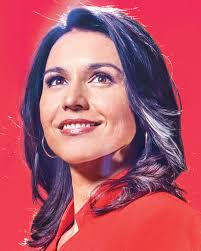
#> input picture testImages/tulsigabbard1.jpg, 201 x 251 px, found by its file name
$ jupyter execute --allow-errors Person_Classifier_Model.ipynb   (shell and % lines are left out)
#> lines starting #> are read from the running program, lines starting #| are printed output that depends on the picture
[cell 1]
import numpy as np
import cv2
import matplotlib
from matplotlib import pyplot as plt
projectFolder = "/Image_identification"

[cell 2]
img = cv2.imread(projectFolder + "/testImages/tulsigabbard1.jpg")
#> img is the input picture: shape (251, 201, 3); mean B, G, R 105, 86.2, 183.9
img.shape
#> Out = (251, 201, 3)

[cell 3]
plt.imshow(img)

[cell 4]
gray = cv2.cvtColor(img, cv2.COLOR_BGR2GRAY)
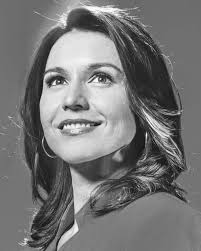
#> gray: shape (251, 201); min 4, max 254, mean 117.6
gray.shape
#> Out = (251, 201)

[cell 5]
gray

[cell 6]
plt.imshow(gray, cmap='gray')

[cell 7]
face_cascade = cv2.CascadeClassifier("haarcascade_frontalface_default.xml")
eye_cascade = cv2.CascadeClassifier("haarcascade_eye.xml")
faces = face_cascade.detectMultiScale(gray, 1.3, 5)
#> faces = [[22, 35, 114, 114]]
faces
#> Out = [[22, 35, 114, 114]]

[cell 8]
(x,y,w,h) = faces[0]
#> x = 22; y = 35; w = 114; h = 114
x,y,w,h
#> Out = (22, 35, 114, 114)

[cell 9]
face_img = cv2.rectangle(img,(x,y),(x+w,y+h),(255,0,0),2)
plt.imshow(face_img)

[cell 10]
cv2.destroyAllWindows()
for (x,y,w,h) in faces:
    face_img = cv2.rectangle(img,(x,y),(x+w,y+h),(255,0,0),2)
    roi_gray = gray[y:y+h, x:x+w]
    roi_color = face_img[y:y+h, x:x+w]
    eyes = eye_cascade.detectMultiScale(roi_gray)
    for (ex,ey,ew,eh) in eyes:
        cv2.rectangle(roi_color,(ex,ey),(ex+ew,ey+eh),(0,255,0),2)
#> this loop made 1 pass
#> (x, y, w, h, eyes) on pass 1: (22, 35, 114, 114, [[64, 30, 28, 28], [22, 34, 24, 24], [30, 63, 50, 50]])
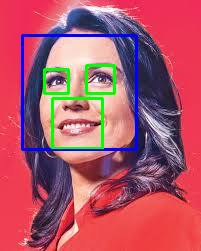
#> img: shape (251, 201, 3); mean B, G, R 104.8, 85.9, 175
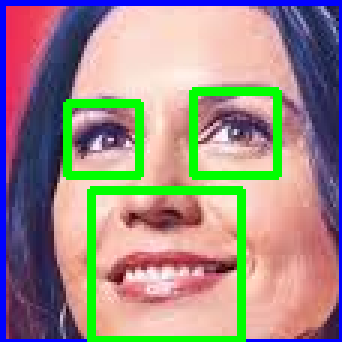
#> roi_color: shape (114, 114, 3) (shown 3 times larger); mean B, G, R 135.6, 139.9, 157.8


plt.figure()
plt.imshow(face_img, cmap='gray')
plt.show()

[cell 11]
plt.imshow(roi_color, cmap='gray')

[cell 12]
cropped_img = np.array(roi_color)
cropped_img.shape
#> Out = (114, 114, 3)

[cell 13]
import numpy as np
import pywt
import cv2

def w2d(img, mode='haar', level=1):
#> called with mode = 'db1', level = 5
    imArray = img
    #Datatype conversions
    #convert to grayscale
    imArray = cv2.cvtColor( imArray,cv2.COLOR_RGB2GRAY )
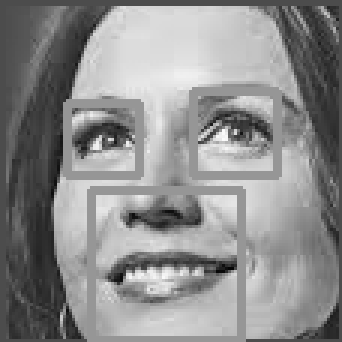
#> imArray: shape (114, 114) (shown 3 times larger); min 4, max 250, mean 140.7
    #convert to float
    imArray =  np.float32(imArray)
    imArray /= 255;
    # compute coefficients
    coeffs=pywt.wavedec2(imArray, mode, level=level)
#> coeffs = 6 items

    #Process Coefficients
    coeffs_H=list(coeffs)
#> coeffs_H = 6 items
    coeffs_H[0] *= 0;

    # reconstruction
    imArray_H=pywt.waverec2(coeffs_H, mode);
    imArray_H *= 255;
    imArray_H =  np.uint8(imArray_H)
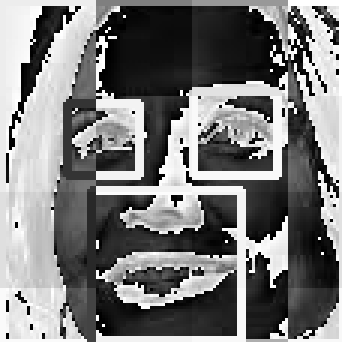
#> imArray_H: shape (114, 114) (shown 3 times larger); min 0, max 255, mean 121.5

    return imArray_H

[cell 14]
im_har = w2d(cropped_img,'db1',5)
plt.imshow(im_har, cmap='gray')

[cell 15]
def get_cropped_image_if_2_eyes(image_path):
    img = cv2.imread(image_path)
    gray = cv2.cvtColor(img, cv2.COLOR_BGR2GRAY)
    faces = face_cascade.detectMultiScale(gray, 1.3, 5)
#> faces = [[22, 35, 114, 114]]
    for (x,y,w,h) in faces:
        roi_gray = gray[y:y+h, x:x+w]
        roi_color = img[y:y+h, x:x+w]
        eyes = eye_cascade.detectMultiScale(roi_gray)
        if len(eyes) >= 2:
            return roi_color

[cell 16]
original_image = cv2.imread(projectFolder + "/testImages/tulsigabbard1.jpg")
plt.imshow(original_image)

[cell 17]
cropped_image = get_cropped_image_if_2_eyes(projectFolder + "/testImages/tulsigabbard1.jpg")
plt.imshow(cropped_image)

[cell 18]
org_image_obstructed = cv2.imread(projectFolder + "/testImages/tulsigabbard2.jpg")
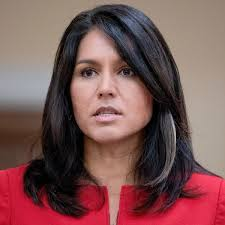
#> input picture testImages/tulsigabbard2.jpg, 225 x 225 px, found by its file name
#> org_image_obstructed is the input picture: shape (225, 225, 3); mean B, G, R 84.7, 85.5, 123.8
plt.imshow(org_image_obstructed)

[cell 19]
cropped_image_no_2_eyes = get_cropped_image_if_2_eyes(projectFolder + "/testImages/viratkohli2.jpg")
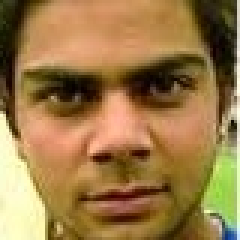
#> input picture dataset/Cropped/ViratKohli/ViratKohli2.jpg, 80 x 80 px, found by its file name (shown 3 times larger)
#> in get_cropped_image_if_2_eyes, img is the input picture: shape (80, 80, 3); mean B, G, R 71.7, 121.6, 155.2
#> in get_cropped_image_if_2_eyes (call 2), `gray = cv2.cvtColor(img, cv2.COLOR_BGR2GRAY)`:
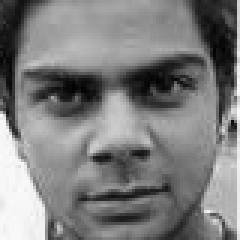
#> gray: shape (80, 80) (shown 3 times larger); min 1, max 252, mean 125.9
#> in get_cropped_image_if_2_eyes (call 2), `faces = face_cascade.detectMultiScale(gray, 1.3, 5)`: faces = [[3, 6, 69, 69]]
#> the loop in get_cropped_image_if_2_eyes, `for (x,y,w,h) in faces:` made 1 pass
#> (x, y, w, h, eyes) on pass 1: (3, 6, 69, 69, [[39, 10, 24, 24], [6, 15, 22, 22], [12, 13, 26, 26]])
#> pass 1, in get_cropped_image_if_2_eyes (call 2), `roi_gray = gray[y:y+h, x:x+w]`:
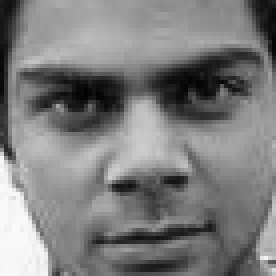
#> roi_gray: shape (69, 69) (shown 4 times larger); min 2, max 251, mean 125.3
#> pass 1, in get_cropped_image_if_2_eyes (call 2), `roi_color = img[y:y+h, x:x+w]`:
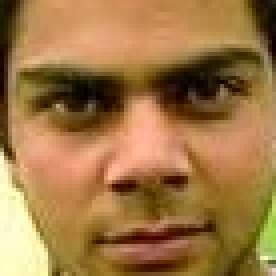
#> roi_color: shape (69, 69, 3) (shown 4 times larger); mean B, G, R 69.1, 119, 159.2
cropped_image_no_2_eyes

[cell 20]
import os
img_dirs = []

path_to_data = projectFolder + "/dataset/"
path_to_cr_data = projectFolder +"/dataset/cropped/"
print(path_to_data)


for entry in os.scandir(path_to_data):
    print(entry)
    if entry.is_dir():
        img_dirs.append(entry.path)

[cell 21]
img_dirs

[cell 22]
import shutil
if os.path.exists(path_to_cr_data):
     shutil.rmtree(path_to_cr_data)
os.mkdir(path_to_cr_data)
print(img_dirs)

[cell 23]
cropped_image_dirs = []
celebrity_file_names_dict = {}

for img_dir in img_dirs:
    count = 1
    celebrity_name = img_dir.split('/')[-1]
    print(celebrity_name)
    #ignore cropped folder
    if celebrity_name == "cropped":
        continue

    celebrity_file_names_dict[celebrity_name] = []

    for entry in os.scandir(img_dir):
        print('entry.path',entry.path)
        if not 'jpg' in entry.path:
             continue
        roi_color = get_cropped_image_if_2_eyes(entry.path)
        if roi_color is not None:
            cropped_folder = path_to_cr_data + celebrity_name
            if not os.path.exists(cropped_folder):
                os.makedirs(cropped_folder)
                cropped_image_dirs.append(cropped_folder)
                print("Generating cropped images in folder: ",cropped_folder)

            cropped_file_name = celebrity_name + str(count) + ".jpg"
            print("Generating cropped images in folder: ",cropped_file_name)
            cropped_file_path = cropped_folder + "/" + cropped_file_name

            cv2.imwrite(cropped_file_path, roi_color)
            celebrity_file_names_dict[celebrity_name].append(cropped_file_path)
            count += 1

[cell 24]
class_dict = {}
count = 0
for celebrity_name in celebrity_file_names_dict.keys():
    class_dict[celebrity_name] = count
    count = count + 1
class_dict
